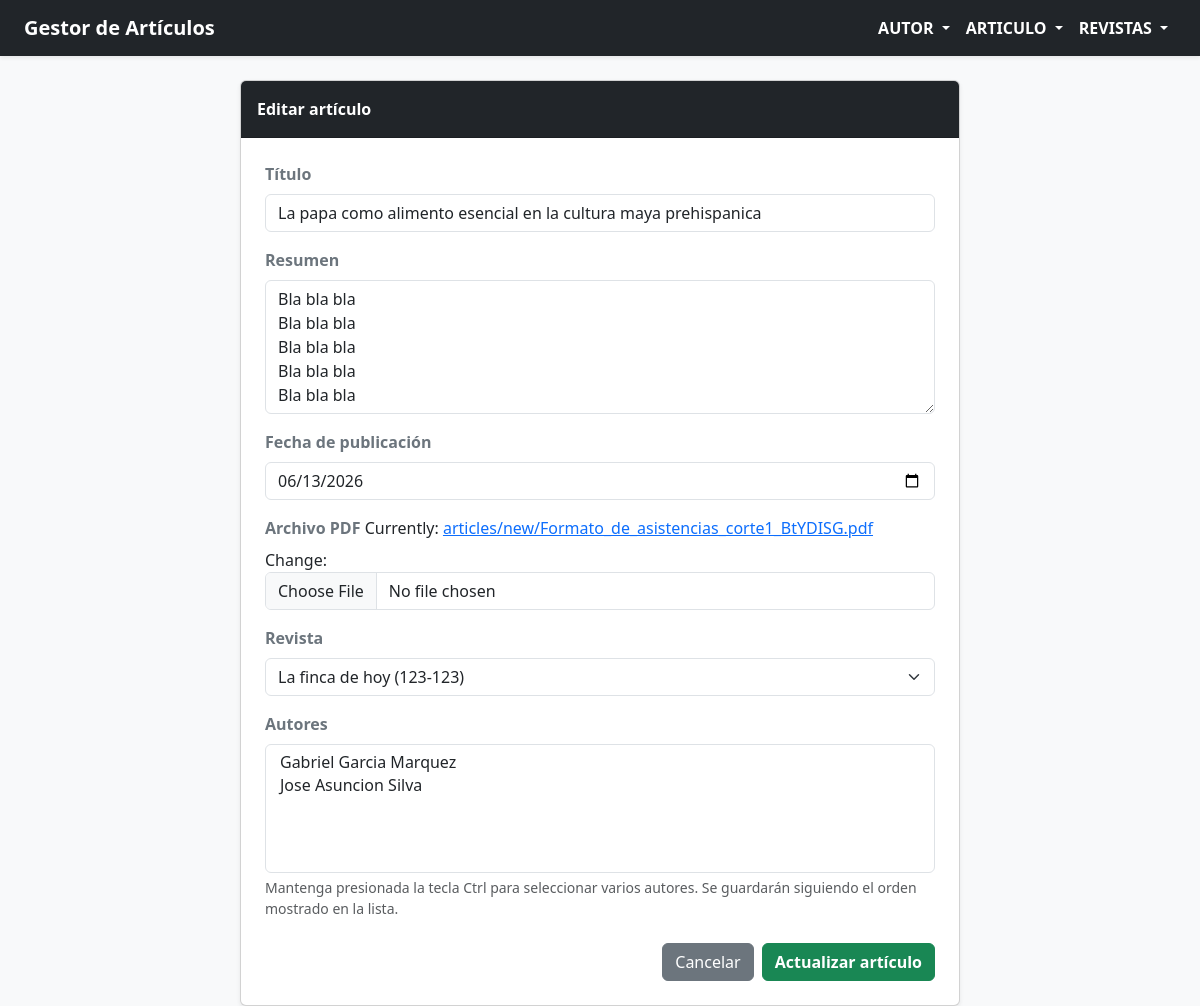
Page /articulo/editar/2/ on the committed database.
### apps/articulo/models.py (models this page shows, shortened)
class Articulo(ModeloAuditoria):
    id_articulo = models.BigAutoField(primary_key=True)
    titulo = models.CharField(max_length=250, null=False, blank=False)
    resumen = models.TextField(null=False, blank=False)
    fecha_publicacion = models.DateField(null=False, blank=False)
    archivo_pdf = models.FileField(upload_to=ruta_pdf_articulo, null=False, blank=False)
    revista = models.ForeignKey(
        Revista,
        on_delete=models.SET_NULL,
        null=True,
        blank=True,
        related_name="articulos",
    )
    autores = models.ManyToManyField(
        Autor,
        through="ArticuloAutor",
        related_name="articulos",
    )
    class Meta:
        db_table = "articulo"
        ordering = ("-fecha_publicacion", "titulo")
        indexes = [
            models.Index(fields=["fecha_publicacion"]),
            models.Index(fields=["titulo"]),
        ]

### apps/articulo/views.py (the view)
def editar_articulo(request, id_articulo):
    articulo = get_object_or_404(Articulo, pk=id_articulo)
    if request.method == "POST":
        form = ArticuloForm(
            request.POST,
            request.FILES,
            instance=articulo,
        )
        if form.is_valid():
            form.save()
            return redirect("articulo:lista_articulos")
    else:
        form = ArticuloForm(instance=articulo)
    contexto = {
        "form": form,
        "titulo": "Editar artículo",
        "texto_boton": "Actualizar artículo",
    }
    return render(request, "articulo/crear_articulo.html", contexto)

### apps/autor/models.py (called while the page is built)
    def __str__(self) -> str:
        return f"{self.nombre} {self.apellido}"

### apps/revista/models.py (called while the page is built)
    def __str__(self) -> str:
        return f"{self.nombre} ({self.issn})"

### templates/articulo/crear_articulo.html (shortened to what this page needs)
{% extends "base.html" %}
{% block content %}
<div class="row justify-content-center">
  <div class="col-lg-8">
    <div class="card shadow-sm">
      <div class="card-header bg-dark text-white fw-bold py-3">
        {{ titulo }}
      </div>
      <div class="card-body p-4">
        <form method="post" enctype="multipart/form-data" novalidate>
          {% for field in form %}
          <div class="mb-3">
            <label
              for="{{ field.id_for_label }}"
              class="form-label fw-semibold text-secondary"
            >
              {{ field.label }}
            </label>
            {{ field }}
            {% if field.help_text %}
            <div class="form-text">{{ field.help_text }}</div>
            {% endif %}
          </div>
          {% endfor %}
          <div class="d-flex justify-content-end gap-2 mt-4">
            <a
              href="{% url 'articulo:lista_articulos' %}"
              class="btn btn-secondary"
              >Cancelar</a
            >
            <button type="submit" class="btn btn-success fw-bold">
              {{ texto_boton }}
            </button>
          </div>
        </form>
      </div>
    </div>
  </div>
</div>
{% endblock %}

### rows in the picture
Articulo: form "La papa como alimento esencial en la cultura maya prehispanica" "Bla bla bla Bla bla bla Bla bla bla Bla bla bla Bla bla bla" "06/13/2026" "La finca de hoy (123-123)"

### other values in the picture
{{ titulo }} "Editar artículo"
{{ field.label }} "Título" "Resumen" "Fecha de publicación" "Archivo PDF" "Revista" "Autores"
{{ field.help_text }} "Mantenga presionada la tecla Ctrl para seleccionar varios autores. Se guardarán siguiendo el orden mostrado en la lista."
{{ texto_boton }} "Actualizar artículo"
